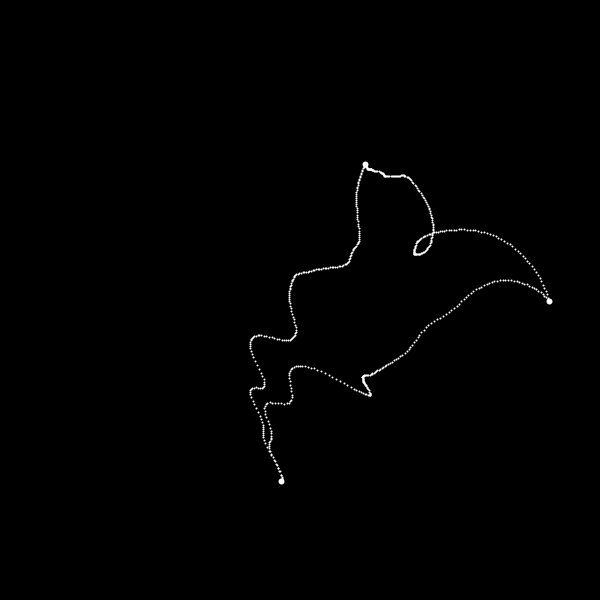
Frame 1 (no input)
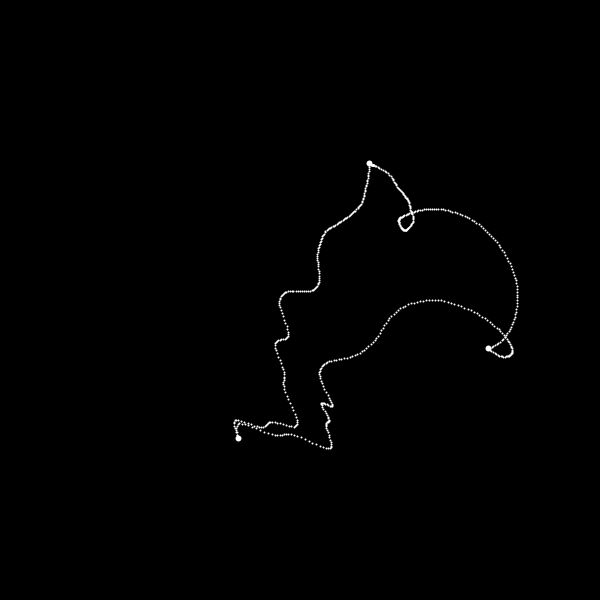
Frame 60 (the mouse pressed at the canvas centre just before this capture)
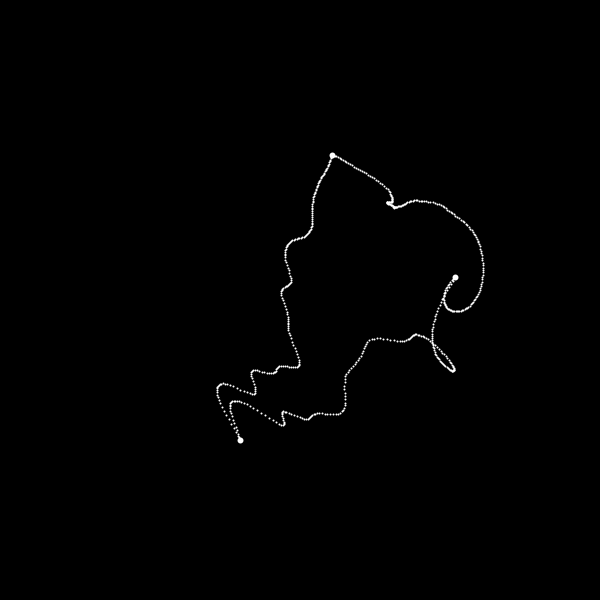
Frame 120 (the mouse held since frame 60 and released just before this capture)

The Processing sketch that drew these frames (run headless with seeded random() and noise(); from frame 60 on, the mouse is pressed at the canvas centre):

// Processing sketch: CodingClub_DelayLerp
// ── CodingClub_DelayLerp.pde
void setup(){
  size(600,600);
}

float x1(float t){
  //return 100 + 50*cos(t);
  return 100 + 300*noise(0.25*t);
}

float y1(float t){
  //return 300 + 50*sin(t);
  return 300 + 300*noise(0.25*t);
}

float x2(float t){
  return 500 + 50*cos(t);
  //return 500 + 100*noise(500 + 0.25*t);
}

float y2(float t){
  return 300 + 50*sin(t);
  //return 300 + 100*noise(483 + 0.25*t);
}

float x3(float t){
  return 300 + 100*noise(1385 + 0.25*t);
}
float y3(float t){
  return 100 + 100*noise(5928 + 0.25*t);
}


float t = 0.0;
float num_points = 200;
float delay = 10.0;
void draw(){
  background(0);
  
  t += 0.03;
  strokeWeight(6);
  stroke(255);
  
  point(x1(t), y1(t));
  point(x2(t), y2(t));
  point(x3(t), y3(t));
  
  strokeWeight(2);
  for(int i = 0; i < num_points; i++){
    float lerp_t = i/num_points;
    
    //connection from 1-2
    float x = lerp(x1(t - delay*lerp_t), x2(t - delay*(1-lerp_t)), lerp_t);
    float y = lerp(y1(t - delay*lerp_t), y2(t - delay*(1-lerp_t)), lerp_t);
    point(x,y);
    
    //connection 1-3
    x = lerp(x1(t - delay*lerp_t), x3(t), lerp_t);
    y = lerp(y1(t - delay*lerp_t), y3(t), lerp_t);
    point(x,y);
    
    //connection 2-3
    x = lerp(x2(t- delay*lerp_t), x3(t - delay*(1-lerp_t)), lerp_t);
    y = lerp(y2(t- delay*lerp_t), y3(t - delay*(1-lerp_t)), lerp_t);
    point(x,y);
    
    
  }
}
